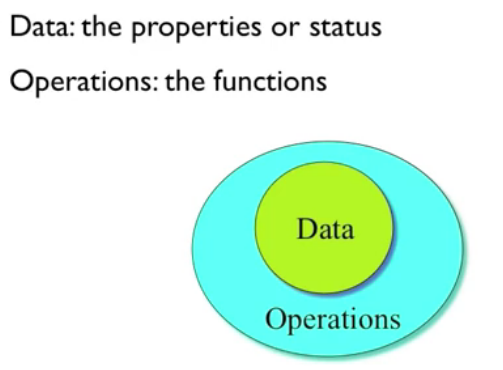
//> input picture CPlusPlus/C++笔记/C++笔记.assets/1563093591442.png, 503 x 370 px, given in place of gym3.jpg, which was not available
$ ./main   (built with g++ and OpenCV 4)
//> lines starting //> are read from the running program, lines starting //| are printed output that depends on the picture; after the words box and inside, x2 and y2 are one past the last pixel; in counts of white or black regions, pixels touching at a corner belong together; pictures that were not available may be replaced by others from this repository, and a replacement may not be noted
#include<opencv2/opencv.hpp>
#include<iostream>

using namespace std;
using namespace cv;

char output_src[] = "src";
char output_dst1[] = "dst-h";
char output_dst2[] = "dst-v";
char output_grayimg[] = "gray-img";
char output_binimg[] = "bin-img";

int main(int argc, char *argv[])
{
    Mat src,gray_img,bin_img,dst1,dst2;
    //①输入彩色图像
    src = imread("/home/supremedin/Documents/QT_project/Pic/gym3.jpg");
//> src is the input picture: 370 rows x 503 cols, CV_8UC3; mean B, G, R 228.9, 245.6, 214.3
    if(src.empty())
    {
        cout<<"can not load this pic..."<<endl;
        return -1;
    }

    namedWindow("input-image",CV_WINDOW_AUTOSIZE);
    imshow("input-image",src);
    //②转换为灰度图像--cvtcolor
    cvtColor(src,gray_img,CV_BGR2GRAY);
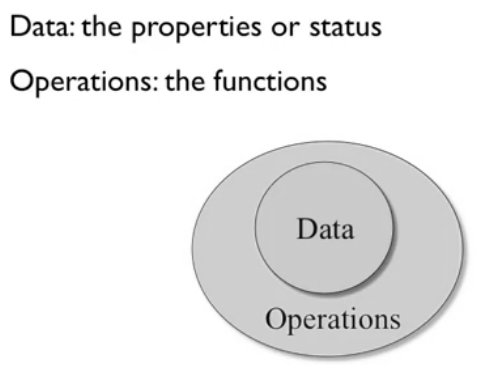
//> gray_img: 370 rows x 503 cols, CV_8UC1; min 0, max 255, mean 234.3
    namedWindow(output_grayimg,CV_WINDOW_AUTOSIZE);
    imshow(output_grayimg,gray_img);
    //③转换为二值图像--adaptiveThreshold（Threshold）
    adaptiveThreshold(gray_img,bin_img,255,ADAPTIVE_THRESH_MEAN_C,THRESH_BINARY,15,2);
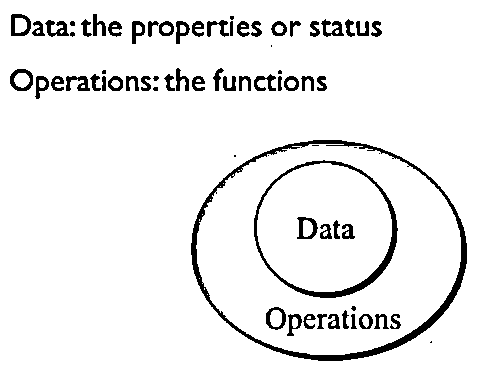
//> bin_img: 370 rows x 503 cols, CV_8UC1; 93.3% white; 73 black regions (13 under 20 px), largest, box (x1, y1, x2, y2) and area: (191, 140, 467, 361) 3630, (254, 160, 398, 298) 1752, (10, 69, 33, 91) 239
    namedWindow(output_binimg,CV_WINDOW_AUTOSIZE);
    imshow(output_binimg,bin_img);
    //④定义结构元素  *(重点)
    Mat h_kernel = getStructuringElement(MORPH_RECT,Size(src.cols/16,1));
//> h_kernel = 31 values from 1 to 1
    Mat v_kernel = getStructuringElement(MORPH_RECT,Size(1,src.rows/16));
//> v_kernel = 23 values from 1 to 1
    //⑤开操作（腐蚀+膨胀）提取，水平和垂直线
    morphologyEx(bin_img,dst1,CV_MOP_OPEN,h_kernel,Point(-1,-1));
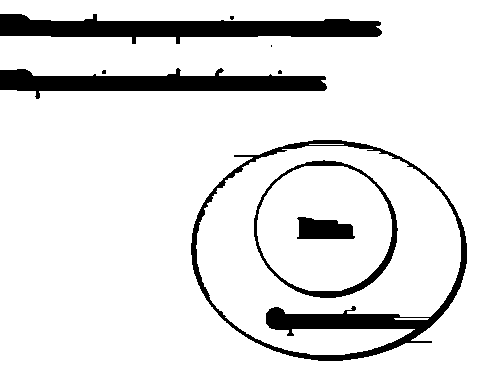
//> dst1: 370 rows x 503 cols, CV_8UC1; 88.9% white; 9 black regions (4 under 20 px), largest, box (x1, y1, x2, y2) and area: (0, 14, 382, 44) 6362, (191, 140, 467, 361) 6219, (0, 68, 327, 99) 5182, (254, 160, 398, 298) 1832, (297, 217, 355, 239) 1010
    namedWindow(output_dst1,CV_WINDOW_AUTOSIZE);
    imshow(output_dst1,dst1);
    morphologyEx(bin_img,dst2,CV_MOP_OPEN,v_kernel,Point(-1,-1));
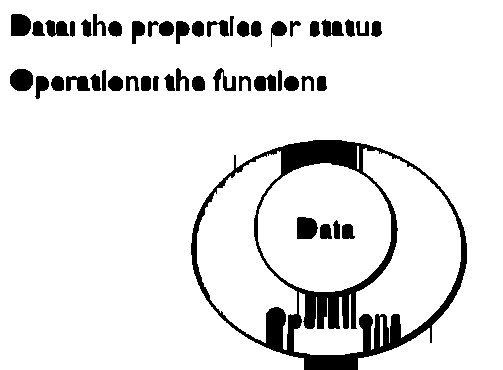
//> dst2: 370 rows x 503 cols, CV_8UC1; 89.8% white; 48 black regions, largest, box (x1, y1, x2, y2) and area: (191, 140, 467, 370) 10922, (10, 69, 33, 91) 423, (297, 217, 318, 239) 402
    namedWindow(output_dst2,CV_WINDOW_AUTOSIZE);
    imshow(output_dst2,dst2);

    waitKey(0);
    return 0;
}
